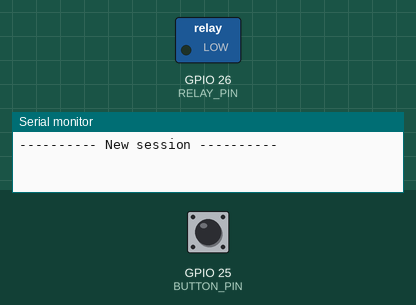
The sketch below on a simulated ESP32. On the bench: switched loads named in the sketch (green lamp = pin HIGH), the last lines printed to the serial monitor. Dashed ring = blinking. Inputs (shaded band) come from the test bench; at power-on: GPIO 25 (BUTTON_PIN) HIGH.

Above: at 1.2 s.
1.3 s: GPIO 25 (BUTTON_PIN) pulled LOW for 3.2 s
At 2.2 s:
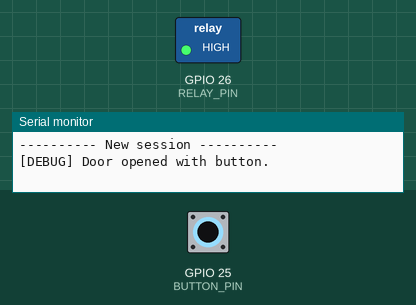
6.9 s: GPIO 25 (BUTTON_PIN) pulled LOW for 0.15 s
At 7.8 s:
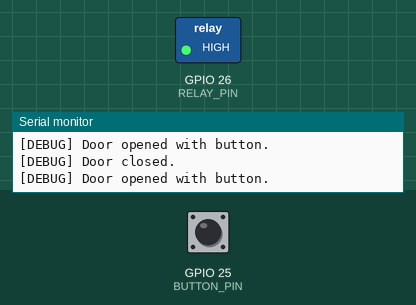
10.0 s: GPIO 25 (BUTTON_PIN) pulled LOW for 1 s
At 13.0 s:
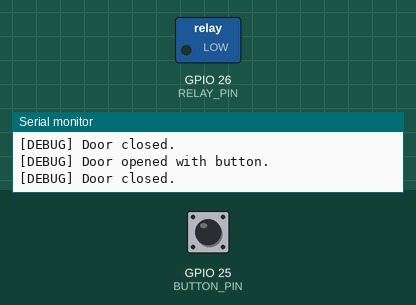
Timing chart, 0 to 14.5 s (numbered marks = the images above; inputs shaded):
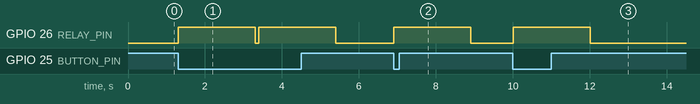

The sketch:

door_lock_button.ino
```cpp
/**
 * @todo
 * Design a simple system with relay and button.
 * When the button is pressed, relay is turned on.
 * Relay is turned on for sometime and then it closes.
 */

#include <Arduino.h>

#define RELAY_PIN 26
#define BUTTON_PIN 25
#define RELAY_TIMEOUT 2000

#define DEBUG_MODE


/* SERIAL */

void setupSerial()
{
    Serial.begin(115200);
    while (!Serial);
    Serial.println("\n\n---------- New session ----------\n\n");
}

void serialDebug(const String &message)
{
    #ifdef DEBUG_MODE
    Serial.println(String("[DEBUG] ") + message);
    #endif
}


/* RELAY */

#define RELAY_ON (digitalRead(RELAY_PIN) == HIGH)

int lastRelay = 0;

void activateRelay()
{
    if (RELAY_ON) return;
    digitalWrite(RELAY_PIN, HIGH);
    lastRelay = millis();
}


/* BUTTON */

#define BUTTON_ON (digitalRead(BUTTON_PIN) == LOW)


/* SETUP */

void setup()
{
    setupSerial();
    pinMode(RELAY_PIN, OUTPUT);
    pinMode(BUTTON_PIN, INPUT_PULLUP);
}


/* LOOP */

void loop()
{
    if (BUTTON_ON && !RELAY_ON) {
        activateRelay();
        serialDebug("Door opened with button.");
    }
    else if (RELAY_ON && millis() > lastRelay + RELAY_TIMEOUT) {
        digitalWrite(RELAY_PIN, LOW);
        serialDebug("Door closed.");
    }
    delay(100);
}
```

Measured:
- after the input at 1.3 s, GPIO 26 (RELAY_PIN): alternates HIGH for 2.0 s and LOW for 0.10 s, starting at once
- after the input at 6.9 s, GPIO 26 (RELAY_PIN): LOW → HIGH at once, → LOW 2.0 s later
- after the input at 10.0 s, GPIO 26 (RELAY_PIN): LOW → HIGH at once, → LOW 2.0 s later
